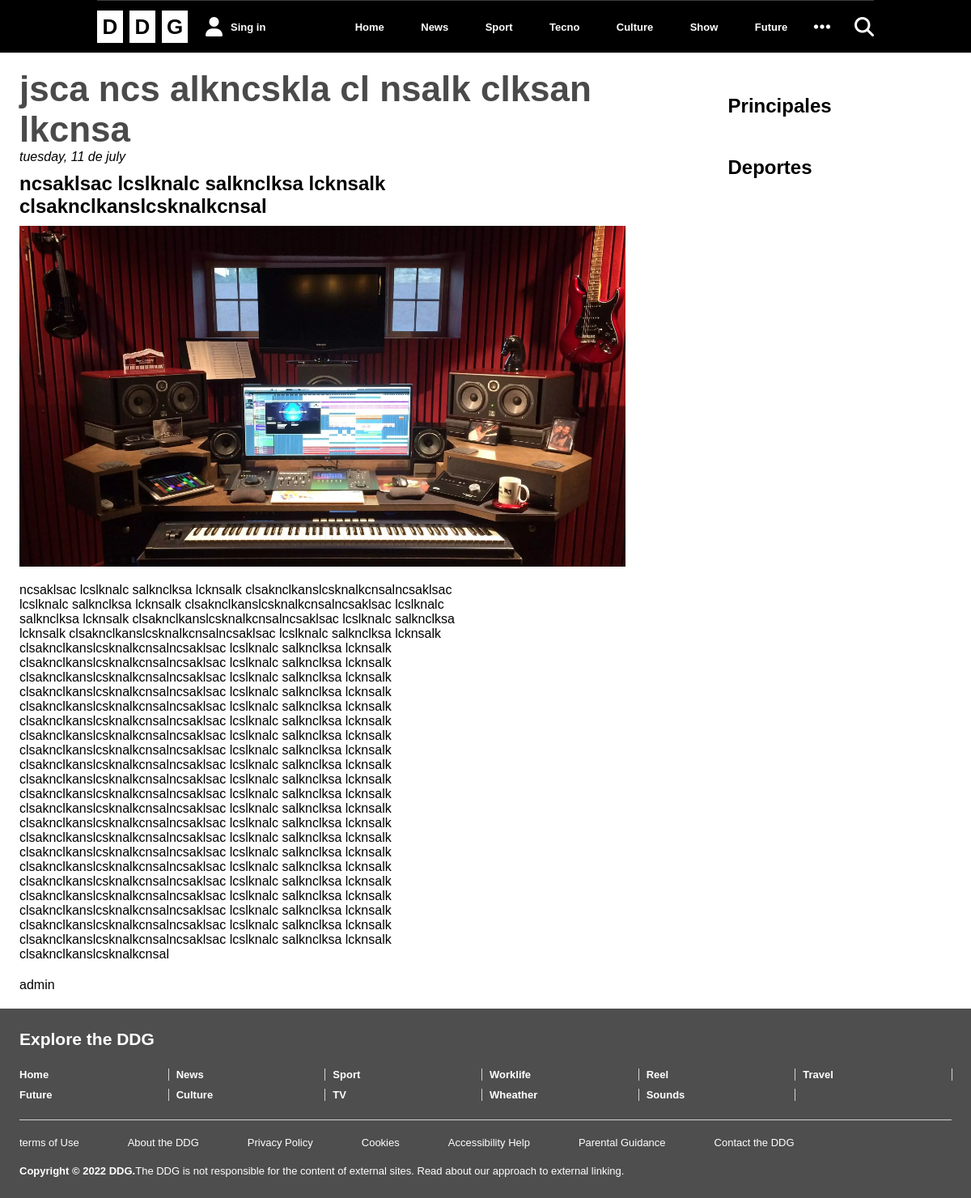
Page /diario_digital_php/page-single.php?id=1658 on the committed database.
### tables this page shows
CREATE TABLE `noticias` (
  `id` int(11) NOT NULL,
  `titulo` text NOT NULL,
  `bajada` text NOT NULL,
  `cuerpo` text NOT NULL,
  `imagen` text NOT NULL,
  `fecha` date NOT NULL,
  `id_seccion` int(11) NOT NULL,
  `id_redactor` int(11) DEFAULT NULL,
  `id_estado` int(2) NOT NULL,
  `id_posicion` int(2) DEFAULT NULL,
  `id_ubicacion` int(11) DEFAULT NULL
);

CREATE TABLE `seccion` (
  `id_seccion` int(11) NOT NULL,
  `seccion` text NOT NULL
);

### admin/api/post_query_post.php (called while the page is built, shortened)
<?php
include 'conexion.php';
include 'query_categories.php';
include 'query_editors.php';
$id_post = $_GET['id'];
$mensaje = "SELECT * from noticias where id = $id_post";
$ejecutar = mysqli_query($con, $mensaje);
while ($res = mysqli_fetch_array($ejecutar, MYSQLI_NUM)) {
    $post = array('id' => $res[0], 'titulo' => $res[1], 'bajada' => $res[2], 'cuerpo' => $res[3], 'imagen' => $res[4], 'fecha' => $res[5], 'seccion' => $res[6], 'nombre_seccion' => $seccion[$res[6] - 1]['seccion'], 'redactor' => $res[7], 'nombre_redactor' => $redactor[$res[7] - 1]['nombre'], 'estado' => $res[8]);
}
?>

### admin/api/query_categories.php (called while the page is built)
<?php
include 'conexion.php';
$mensaje = "select * from seccion";
$ejecutar = mysqli_query($con, $mensaje);
while ($res = mysqli_fetch_array($ejecutar, MYSQLI_NUM)) {
    $seccion[] = array('id' => $res[0], 'seccion' => $res[1]);
}
?>

### admin/api/query_editors.php (called while the page is built)
<?php
include 'conexion.php';
$mensaje = "SELECT * from administrador";
$ejecutar = mysqli_query($con, $mensaje);
while ($res = mysqli_fetch_array($ejecutar, MYSQLI_NUM)) {
    $redactor[] = array('id' => $res[0], 'nombre' => $res[1], 'rango' => $res[8]);
}
?>

### diario_digital_php/modules/main-single.php (the view)
<?php
include('config/ruta_api.php');
require($base_path.'post_query_post.php');
?>
<div class="post__wrapper">
    <div class="post__title">
        <h1><?php echo $post['titulo']; ?></h1>
    </div>
    <div class="post__date">
        <?php
        $fecha = $post['fecha'];
        $timestamp = strtotime($fecha);
        $fecha_formateada = date('l, j \d\e F', $timestamp);
        echo '<p>' . $fecha_formateada . '</p>';
        ?>
    </div>
    <div class="post__subtitle">
        <h2><?php echo $post['bajada']; ?></h2>
    </div>
    <div class="post__image">
        <img src="../admin/app/php/<?php echo $post['imagen']; ?>" alt="">
    </div>
    <div class="post__body">
        <?php echo $post['cuerpo']; ?>
    </div>
    <div class="post__editor">
        <p class="editor"><?php echo $post['nombre_redactor']; ?></p>
    </div>
</div>

### diario_digital_php/modules/section-category.php (shortened to what this page needs)
<section class="section-category">
    <div class="header-section">
        <h2><?php echo $params['titulo']; ?></h2>
    </div>
</section>

### diario_digital_php/assets/css/estilo.css (style rules this page uses)
:root { --background-1: black; --background-2: black; --background-form: rgb(204, 204, 204); --color-fuente-1: white; --color-fuente-2: gray; --color-borde: gray; --color-error: red; --font-family-1: Arial, Helvetica, sans-serif; --font-family-2: Arial, Helvetica, sans-serif; --border-radius-1: 5px; --borde-1: 3px solid white; }
body, h1, h2, p, a { margin: 0; padding: 0; }
h1 { font-size: 22px; color: rgb(74, 74, 74); }
div { position: relative; }
img { width: 100%; vertical-align: middle; aspect-ratio: 16/9; object-fit: cover; }

### diario_digital_php/assets/css/section/page-home.css (style rules this page uses)
.section-category { margin-top: 32px; }
.section-category .header-section { margin-bottom: 16px; padding-left: 6px; }
.section-category .header-section { border-left: 3px solid red; }

### diario_digital_php/assets/css/section/page-post.css (style rules this page uses)
.post__wrapper { width: 65%; word-wrap: break-word; }
.post__wrapper .post__title h1 { font-size: 44px; }
.post__wrapper .post__subtitle { margin-top: 10px; width: 80%; -webkit-line-clamp: 3; display: -webkit-box; -webkit-box-orient: vertical; overflow: hidden; }
.post__wrapper .post__body { margin-top: 10px; width: 80%; }
.post__wrapper .post__date p { font-size: 16px; text-transform: lowercase; font-style: italic; }
.post__wrapper .post__editor { margin-top: 20px; }
.post__wrapper .post__image { width: 100%; margin: auto; }
.post__wrapper .post__image img { width: 100%; aspect-ratio: 16/9; vertical-align: middle; object-fit: cover; margin: 10px 0; }

### diario_digital_php/assets/css/section/sidebar.css (style rules this page uses)
.sidebar .section-category .header-section { border: none; padding: 0; }

### rows in the picture
noticias: titulo "jsca ncs alkncskla cl nsalk clksan lkcnsa", fecha "tuesday, 11 de july", bajada "ncsaklsac lcslknalc salknclksa lcknsalk clsaknclkanslcsknalkcnsal", imagen (picture), cuerpo "ncsaklsac lcslknalc salknclksa lcknsalk clsaknclkanslcsknalkcnsalncsaklsac lcslknalc salknclksa lcknsalk clsaknclkanslcsknalkcnsalncsaklsac lcslknalc salknclksa lcknsalk clsaknclkanslcsknalkcnsalncsaklsac lcslknalc salknclksa lcknsalk clsaknclkanslcsknalkcnsalncsaklsac lcslknalc salknclksa lcknsalk clsaknclkanslcsknalkcnsalncsaklsac lcslknalc salknclksa lcknsalk clsaknclkanslcsknalkcnsalncsaklsac lcslknalc salknclksa lcknsalk clsaknclkanslcsknalkcnsalncsaklsac lcslknalc salknclksa lcknsalk clsaknclkanslcsknalkcnsalncsaklsac lcslknalc salknclksa lcknsalk clsaknclkanslcsknalkcnsalncsaklsac lcslknalc salknclksa lcknsalk clsaknclkanslcsknalkcnsalncsaklsac lcslknalc salknclksa lcknsalk…"
seccion: seccion "Principales"
seccion: seccion "Deportes"

### other values in the picture
$post['nombre_redactor'] "admin"
